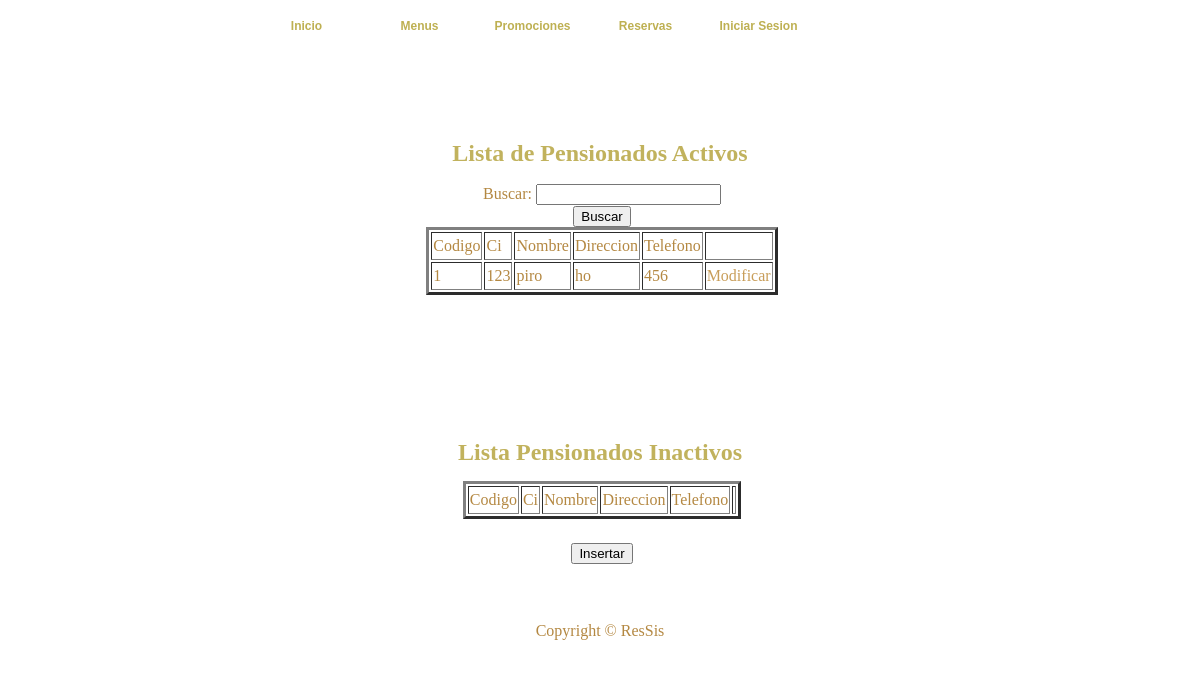
Page /Pensionados/listaPensionados.php on the committed database.
### tables this page shows
CREATE TABLE IF NOT EXISTS `pensionados` (
  `cod_pensionado` int(8) NOT NULL AUTO_INCREMENT,
  `ci` int(12) NOT NULL,
  `nombre` varchar(40) NOT NULL,
  `direccion` varchar(60) NOT NULL,
  `telefono` bigint(12) NOT NULL,
  `estado` tinyint(1) NOT NULL,
  PRIMARY KEY (`cod_pensionado`)
);

### Pensionados/listaPensionados.php (the view, shortened to what this page needs)
<!DOCTYPE html PUBLIC "-//W3C//DTD XHTML 1.0 Transitional//EN" "http://www.w3.org/TR/xhtml1/DTD/xhtml1-transitional.dtd">
<HTML xmlns="http://www.w3.org/1999/xhtml">
	<HEAD>
		<link href="../CSS/templatemo_style.css" rel="stylesheet" type="text/css" />
	</HEAD>
	<BODY>
		<?php
		function llenarTablaActivos(){
			$db = mysql_connect("localhost", "root", "root");
			$res=mysql_query("SELECT * FROM pensionados where estado='1'", $db);
			while($row=mysql_fetch_row($res)){
				$id=$row[0];
				echo "<TR>";
				echo "<TD>".$row[0]."</TD>";
				echo "<TD>".$row[1]."</TD>";
				echo "<TD>".$row[2]."</TD>";
				echo "<TD>".$row[3]."</TD>";
				echo "<TD>".$row[4]."</TD>";
				echo "<TD>"."<a href=\"editarPensionado.php?aux=$id\">Modificar</a>"."</TD>";
				echo "</TR>";
			}
		}
		?>
<div id="templatemo_container">
			<div class="templatemo_topmenu">
				<ul>
      				<li><a href="../index.html" >Inicio</a></li>
      				<li><a href="listaMenuDiario.php" class="current">Menus</a></li>
      				<li><a href="#">Promociones</a></li>
      				<li><a href="../ReservaMesas/index.php">Reservas</a></li>
      				<li><a href="../Usuarios/login.php">Iniciar Sesion</a></li>
      			</ul>
			 </div>
			<div id="templatemo_topsection">Lista de Pensionados Activos<br></div>
			<BR>
		<div id="templatemo_content_section">
		<CENTER>
		<FORM NAME="Datos" Method="POST" Action="listaPensionados.php">
			Buscar: <INPUT TYPE=Text NAME="buscar" VALUE=""><BR>
			<INPUT TYPE=Submit NAME="Buscar" VALUE="Buscar"><DD></DD>
		</FORM>
			<TABLE BORDER=3>
				<TR>
					<TD>Codigo</TD>
					<TD>Ci</TD>
					<TD>Nombre</TD>
					<TD>Direccion</TD>
					<TD>Telefono</TD>
					<TD></TD>
				</TR>
				<?php
				if(isset($_POST["Buscar"]))
				{
					llenarTablaBusqueda();
				}else{
					llenarTablaActivos();
				}
				?>
			</TABLE>
			<BR><BR>
			</CENTER>
		</div>
		<div id="templatemo_container">
			<div id="templatemo_topsection">Lista Pensionados Inactivos<br></div>
			<BR>
		<div id="templatemo_content_section">
		<CENTER>
				<TABLE BORDER=3>
				<TR>
					<TD>Codigo</TD>
					<TD>Ci</TD>
					<TD>Nombre</TD>
					<TD>Direccion</TD>
					<TD>Telefono</TD>
					<TD></TD>
				</TR>
				</TABLE>
			<br>
			<FORM Action="registrarPensionado.php">
				<INPUT TYPE=Submit NAME="Insertar" VALUE="Insertar">
			</FORM>
		</CENTER>
		</div>
			<BR><BR>
		<div id="templatemo_footer">Copyright © ResSis</div>
	</BODY>
</HTML>

### CSS/templatemo_style.css (style rules this page uses)
html { background: url(images/templatemo_html_bg.jpg) repeat; }
body { margin: 0; padding:0; font-family: "Times New Roman", Times, serif; font-size: 16px; line-height: 1.5em; color: #b48842; background: url(images/templatemo_body_bg.jpg) repeat-x center top; width: 100%; display: table; }
a:link, a:visited { color: #c89d59; text-decoration: none; }
#templatemo_container { width: 806px; margin: auto; }
.templatemo_topmenu { margin: auto; width: 700px; position:relative; }
.templatemo_topmenu ul { list-style: none; padding: 0px; margin: 0px; }
.templatemo_topmenu li { display: inline; }
.templatemo_topmenu li a { float: left; font-family: Arial, Helvetica, sans-serif; font-size: 12px; font-weight: bold; text-align: center; color: #beb052; width: 103px; height: 30px; margin-left: 5px; margin-right: 5px; padding-top: 14px; }
.templatemo_topmenu li a:hover, .templatemo_topmenu li .current { color: #beb052; background: url(images/templatemo_button_hover.jpg) no-repeat; }
#templatemo_topsection { float: left; margin-top: 40px; width: 806px; height: 48px; color: #c1b25d; font-size: 24px; font-weight: bold; padding-top: 50px; line-height: 1.6em; text-align: center; background: url(images/templatemo_title_bg.jpg) no-repeat; }
#templatemo_content_section { float: left; width: 750px; text-align: justify; padding-left: 30px; }
#templatemo_footer { float: left; margin: auto; margin-top: 20px; text-align: center; padding-top: 35px; width: 806px; height: 50px; background: url(images/templatemo_footer.jpg) no-repeat; background-position: top; }

### rows in the picture
pensionados: cod_pensionado "1", ci "123", nombre "piro", direccion "ho", telefono "456"
